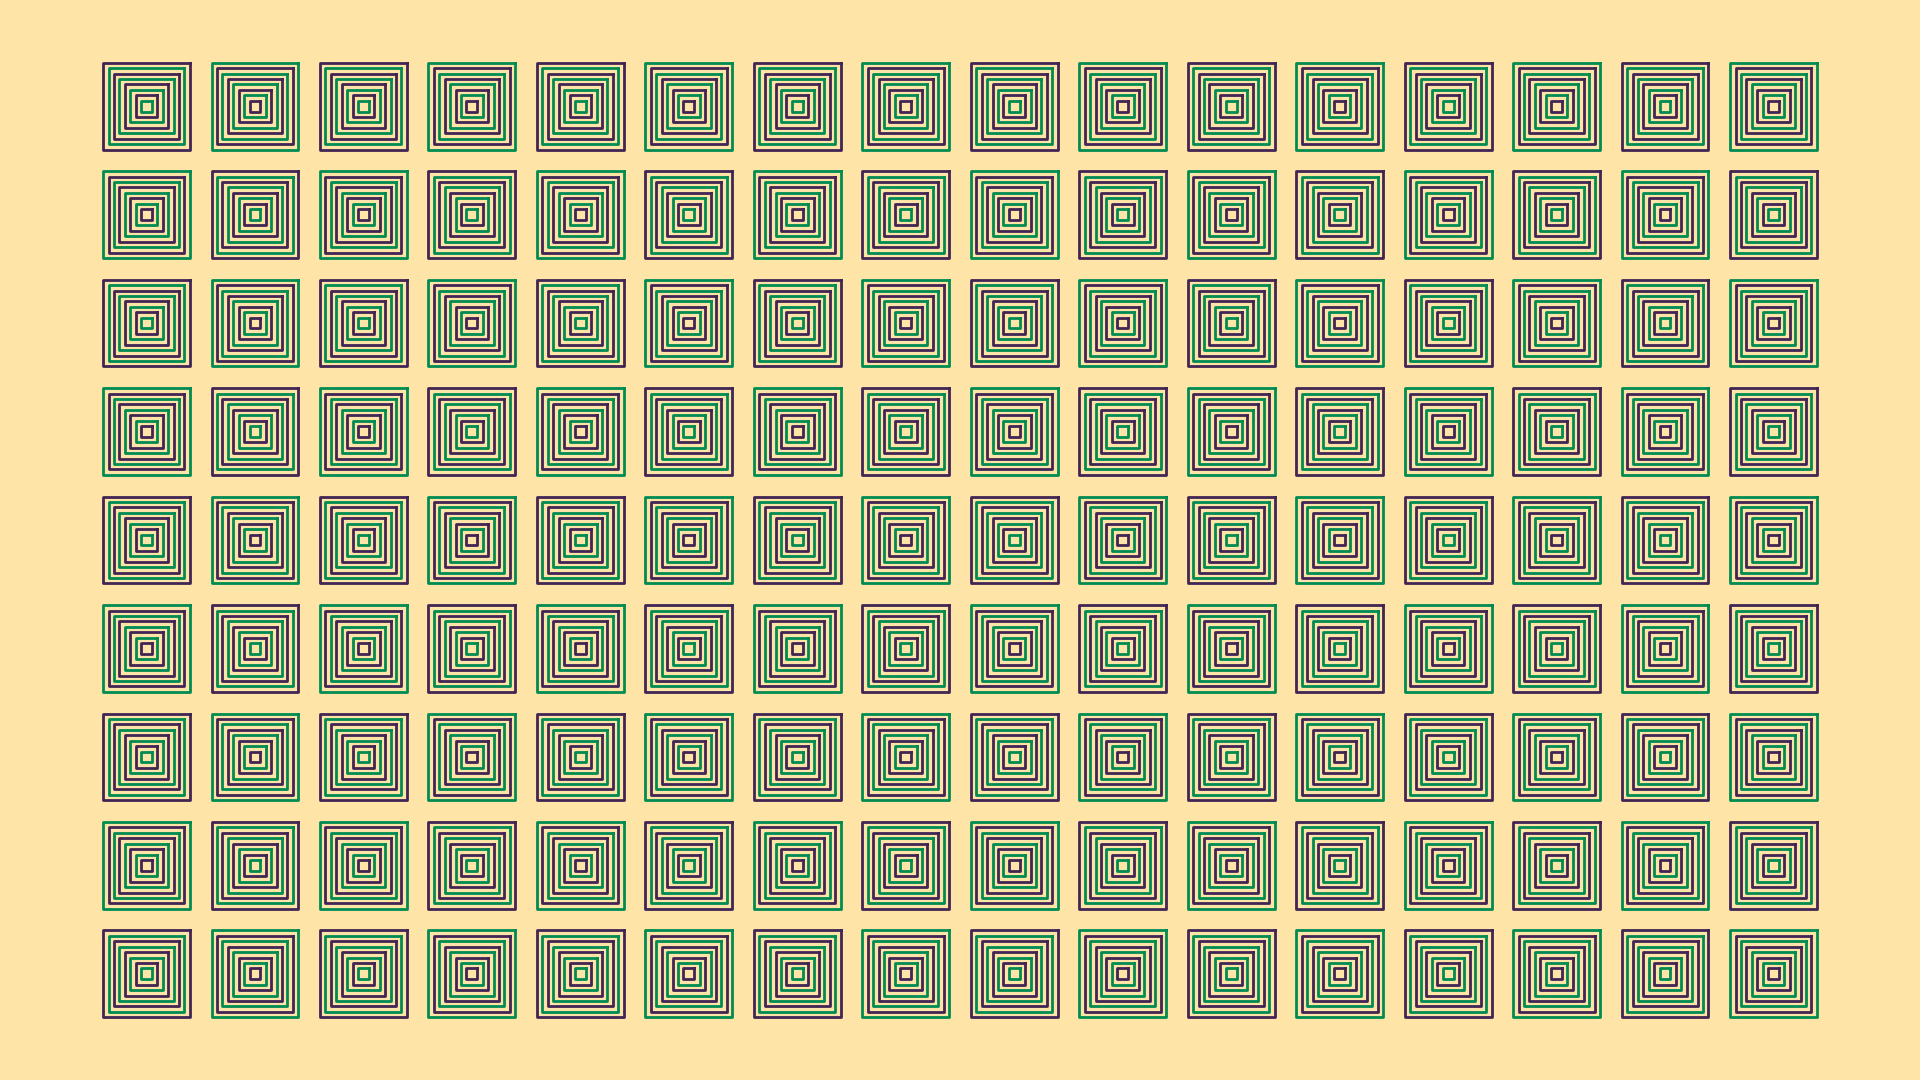

Recreate this plot in Python.
from pathlib import Path

import matplotlib.pyplot as plt
import numpy as np


def main() -> None:
    # config
    fp: Path = Path(__file__).resolve().with_suffix(".png")
    plt.rcParams["figure.dpi"] = 100
    plt.rcParams["figure.figsize"] = [19.2, 10.8]
    c0: str = "#FFE4A8"
    c1: str = "#008B52"
    c2: str = "#412554"
    # generate figure
    fig: plt.Figure
    ax: plt.Axes
    fig, ax = plt.subplots()
    # plot
    col: list[str] = [c1, c2]
    x: np.ndarray = np.array([1, 1, -1, -1, 1])
    y: np.ndarray = np.array([1, -1, -1, 1, 1])
    for i in range(16):
        for j in range(9):
            o: int = (i+j)%2
            for k in range(8):
                r: float = 0.8*0.0625*(k+1)
                ax.plot(r*x+i, r*y+j, color=col[(k+o)%2], linewidth=2)
    # arrange
    #ax.set_xlim(-1.1, 1.1)
    #ax.set_ylim(-1.1, 1.1)
    ax.axis("off")
    ax.set_aspect("equal")
    ax.set_facecolor(c0)
    fig.set_facecolor(c0)
    fig.tight_layout()
    # output
    fig.savefig(fp)
    plt.cla()
    plt.clf()
    plt.close(fig)
    return None


if __name__ == "__main__":
    main()
